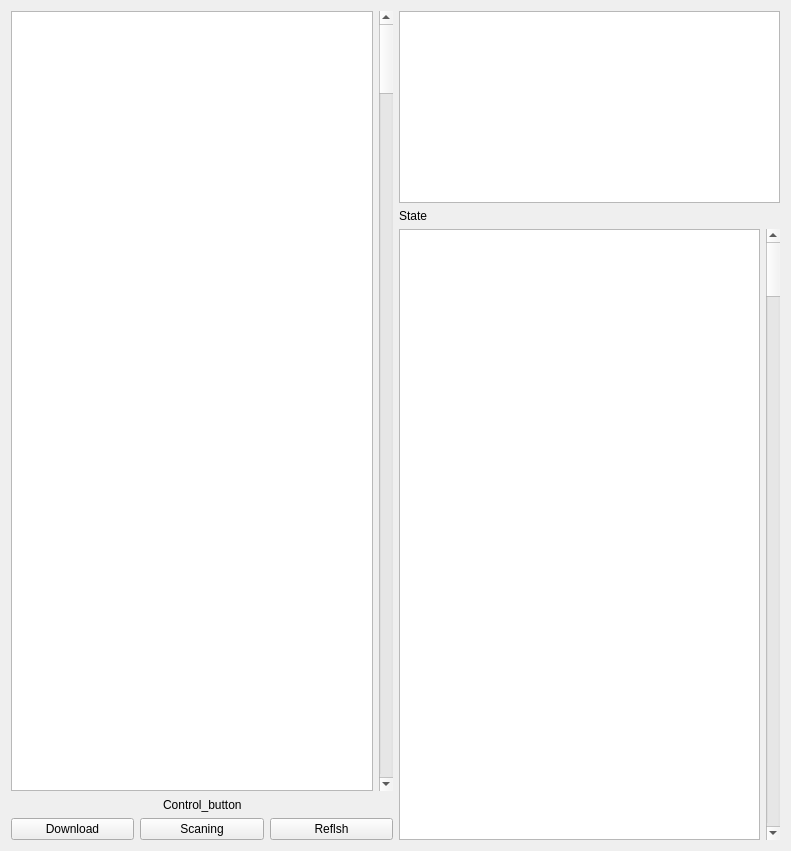
<?xml version="1.0" encoding="UTF-8"?>
<ui version="4.0">
 <class>Form</class>
 <widget class="QWidget" name="Form">
  <property name="geometry">
   <rect>
    <x>0</x>
    <y>0</y>
    <width>791</width>
    <height>851</height>
   </rect>
  </property>
  <property name="windowTitle">
   <string>Form</string>
  </property>
  <layout class="QGridLayout" name="gridLayout">
   <item row="0" column="0">
    <layout class="QHBoxLayout" name="horizontalLayout_4">
     <item>
      <widget class="QTableWidget" name="tableWidget"/>
     </item>
     <item>
      <widget class="QScrollBar" name="verticalScrollBar_2">
       <property name="orientation">
        <enum>Qt::Vertical</enum>
       </property>
      </widget>
     </item>
    </layout>
   </item>
   <item row="0" column="1" rowspan="2">
    <layout class="QVBoxLayout" name="verticalLayout_2">
     <item>
      <widget class="QTextBrowser" name="textBrowser_2">
       <property name="sizePolicy">
        <sizepolicy hsizetype="Preferred" vsizetype="Preferred">
         <horstretch>0</horstretch>
         <verstretch>0</verstretch>
        </sizepolicy>
       </property>
      </widget>
     </item>
     <item>
      <widget class="QLabel" name="label">
       <property name="sizePolicy">
        <sizepolicy hsizetype="Preferred" vsizetype="Preferred">
         <horstretch>0</horstretch>
         <verstretch>0</verstretch>
        </sizepolicy>
       </property>
       <property name="text">
        <string>State</string>
       </property>
      </widget>
     </item>
     <item>
      <layout class="QHBoxLayout" name="horizontalLayout_3">
       <item>
        <widget class="QTextBrowser" name="textBrowser">
         <property name="sizePolicy">
          <sizepolicy hsizetype="Expanding" vsizetype="Expanding">
           <horstretch>0</horstretch>
           <verstretch>0</verstretch>
          </sizepolicy>
         </property>
        </widget>
       </item>
       <item>
        <widget class="QScrollBar" name="verticalScrollBar">
         <property name="orientation">
          <enum>Qt::Vertical</enum>
         </property>
        </widget>
       </item>
      </layout>
     </item>
    </layout>
   </item>
   <item row="1" column="0">
    <layout class="QVBoxLayout" name="verticalLayout">
     <item>
      <layout class="QHBoxLayout" name="horizontalLayout_2">
       <item>
        <spacer name="horizontalSpacer">
         <property name="orientation">
          <enum>Qt::Horizontal</enum>
         </property>
         <property name="sizeHint" stdset="0">
          <size>
           <width>45</width>
           <height>15</height>
          </size>
         </property>
        </spacer>
       </item>
       <item>
        <widget class="QLabel" name="label_2">
         <property name="sizePolicy">
          <sizepolicy hsizetype="Preferred" vsizetype="Preferred">
           <horstretch>0</horstretch>
           <verstretch>10</verstretch>
          </sizepolicy>
         </property>
         <property name="text">
          <string>Control_button</string>
         </property>
        </widget>
       </item>
       <item>
        <spacer name="horizontalSpacer_2">
         <property name="orientation">
          <enum>Qt::Horizontal</enum>
         </property>
         <property name="sizeHint" stdset="0">
          <size>
           <width>35</width>
           <height>15</height>
          </size>
         </property>
        </spacer>
       </item>
      </layout>
     </item>
     <item>
      <layout class="QHBoxLayout" name="horizontalLayout">
       <item>
        <widget class="QPushButton" name="pushButton">
         <property name="sizePolicy">
          <sizepolicy hsizetype="Minimum" vsizetype="Preferred">
           <horstretch>0</horstretch>
           <verstretch>0</verstretch>
          </sizepolicy>
         </property>
         <property name="text">
          <string>Download</string>
         </property>
        </widget>
       </item>
       <item>
        <widget class="QPushButton" name="pushButton_2">
         <property name="sizePolicy">
          <sizepolicy hsizetype="Minimum" vsizetype="Preferred">
           <horstretch>0</horstretch>
           <verstretch>0</verstretch>
          </sizepolicy>
         </property>
         <property name="text">
          <string>Scaning</string>
         </property>
        </widget>
       </item>
       <item>
        <widget class="QPushButton" name="pushButton_3">
         <property name="sizePolicy">
          <sizepolicy hsizetype="Minimum" vsizetype="Preferred">
           <horstretch>0</horstretch>
           <verstretch>0</verstretch>
          </sizepolicy>
         </property>
         <property name="text">
          <string>Reflsh</string>
         </property>
        </widget>
       </item>
      </layout>
     </item>
    </layout>
   </item>
  </layout>
 </widget>
 <resources/>
 <connections/>
</ui>
